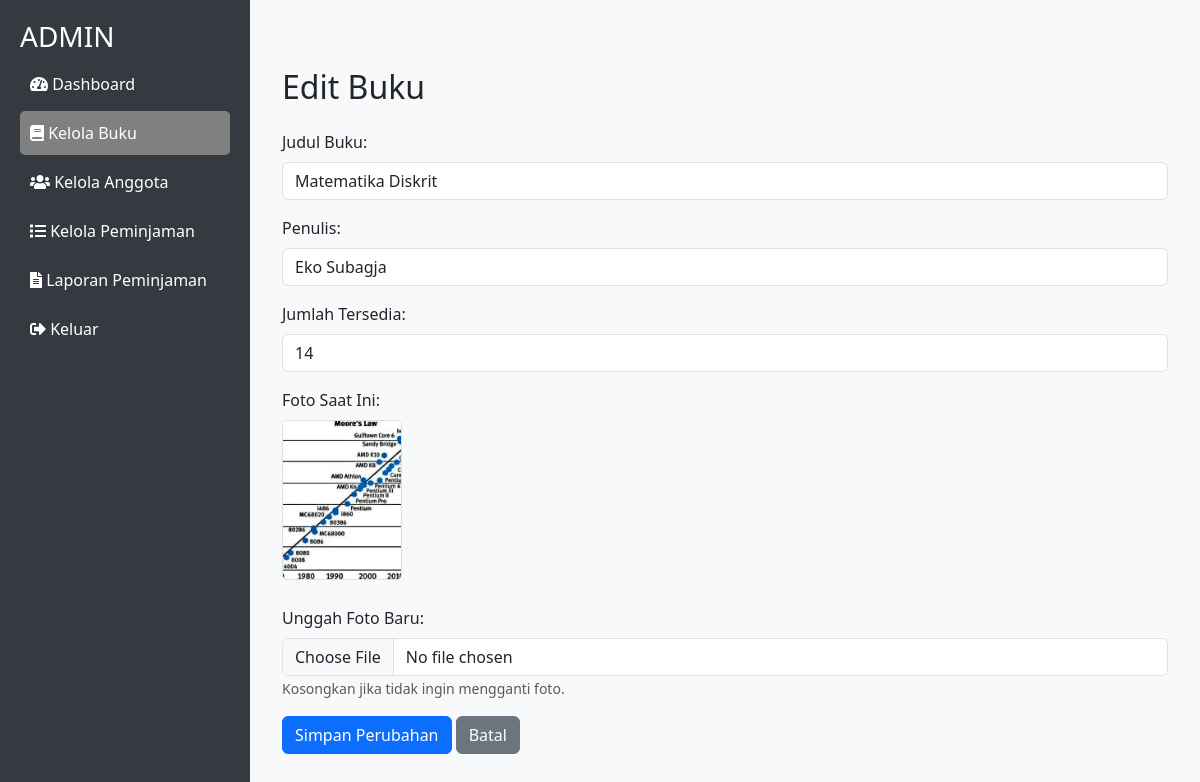
The app's page /edit_buku.php?id=2 (signed in) with its own data.
### tables this page shows
CREATE TABLE `buku` (
  `id` int(11) NOT NULL,
  `judul` varchar(255) NOT NULL,
  `penulis` varchar(100) NOT NULL,
  `penerbit` varchar(100) DEFAULT NULL,
  `tahun_terbit` int(11) DEFAULT NULL,
  `jumlah` int(11) NOT NULL,
  `tersedia` int(11) NOT NULL,
  `foto` varchar(255) DEFAULT NULL
);

### edit_buku.php (the view, shortened to what this page needs)
<?php
include 'koneksi.php';
$id = intval($_GET['id']);
$query = "SELECT * FROM buku WHERE id = $id";
$result = $koneksi->query($query);
$buku = $result->fetch_assoc();
?>
<!DOCTYPE html>
<html lang="id">
<head>
    <link href="https://cdn.jsdelivr.net/npm/bootstrap@5.3.0/dist/css/bootstrap.min.css" rel="stylesheet">
    <link href="https://cdnjs.cloudflare.com/ajax/libs/font-awesome/5.15.4/css/all.min.css" rel="stylesheet">
</head>
<body>
    <div class="sidebar">
        <h3>ADMIN</h3>
        <a href="dashboard.php"><i class="fas fa-tachometer-alt"></i> Dashboard</a>
        <a href="kelola_buku.php" class="active"><i class="fas fa-book"></i> Kelola Buku</a>
        <a href="kelola_anggota.php"><i class="fas fa-users"></i> Kelola Anggota</a>
        <a href="kelola_peminjaman.php"><i class="fas fa-list"></i> Kelola Peminjaman</a>
        <a href="laporan_peminjaman.php"><i class="fas fa-file-alt"></i> Laporan Peminjaman</a>
        <a href="logout.php"><i class="fas fa-sign-out-alt"></i> Keluar</a>
    </div>
    <div class="main-content">
        <div class="container mt-5">
            <h2 class="mb-4">Edit Buku</h2>
            <form method="POST" enctype="multipart/form-data">
                <div class="mb-3">
                    <label class="form-label">Judul Buku:</label>
                    <input type="text" name="judul" class="form-control" value="<?= htmlspecialchars($buku['judul']) ?>" required>
                </div>
                <div class="mb-3">
                    <label class="form-label">Penulis:</label>
                    <input type="text" name="penulis" class="form-control" value="<?= htmlspecialchars($buku['penulis']) ?>" required>
                </div>
                <div class="mb-3">
                    <label class="form-label">Jumlah Tersedia:</label>
                    <input type="number" name="tersedia" class="form-control" value="<?= htmlspecialchars($buku['tersedia']) ?>" required>
                </div>
                <div class="mb-3">
                    <label class="form-label">Foto Saat Ini:</label>
                    <br>
                    <?php if (!empty($buku['foto'])) { ?>
                        <img src="uploads/<?= htmlspecialchars($buku['foto']) ?>" class="book-image">
                    <?php } else { ?>
                        <img src="uploads/default.jpg" class="book-image">
                    <?php } ?>
                </div>
                <div class="mb-3">
                    <label class="form-label">Unggah Foto Baru:</label>
                    <input type="file" name="foto" class="form-control">
                    <small class="text-muted">Kosongkan jika tidak ingin mengganti foto.</small>
                </div>
                <button type="submit" class="btn btn-primary">Simpan Perubahan</button>
                <a href="kelola_buku.php" class="btn btn-secondary">Batal</a>
            </form>
        </div>
    </div>
</body>
</html>

### edit_buku.php (style rules this page uses)
body { background-color: #f8f9fa; display: flex; min-height: 100vh; margin: 0; }
.sidebar { width: 250px; background-color: #343a40; color: white; min-height: 100vh; padding: 20px; }
.sidebar a { text-decoration: none; color: white; display: block; padding: 10px; border-radius: 5px; margin-bottom: 5px; }
.sidebar a:hover, .sidebar .active { background-color: gray; }
.main-content { flex: 1; padding: 20px; }
.book-image { width: 120px; height: 160px; object-fit: cover; border: 1px solid #ddd; border-radius: 5px; margin-bottom: 10px; }

### records on screen
buku: judul "Matematika Diskrit", penulis "Eko Subagja", tersedia "14", foto (picture)
